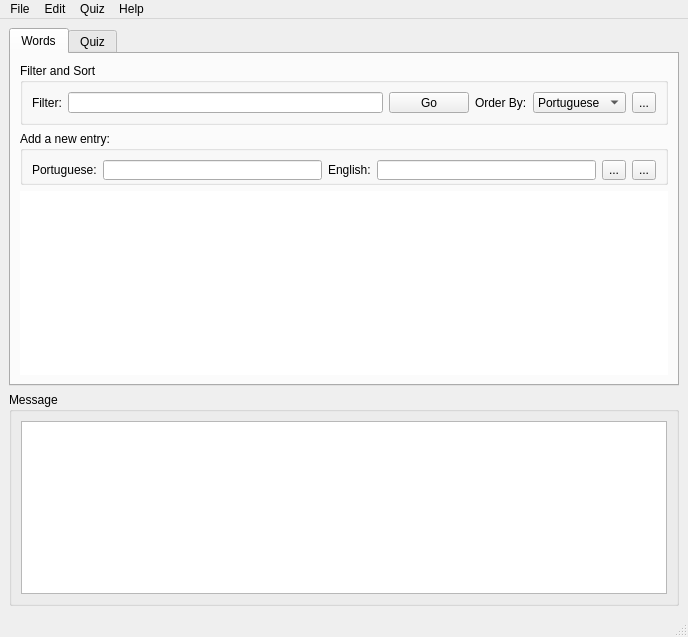
<ui version="4.0" >
 <author>Tim Sutton</author>
 <comment></comment>
 <exportmacro></exportmacro>
 <class>ZinoBase</class>
 <widget class="QMainWindow" name="ZinoBase" >
  <property name="geometry" >
   <rect>
    <x>0</x>
    <y>0</y>
    <width>688</width>
    <height>637</height>
   </rect>
  </property>
  <property name="windowTitle" >
   <string>Zino</string>
  </property>
  <property name="windowIcon" >
   <iconset>resources/zino48.png</iconset>
  </property>
  <widget class="QWidget" name="centralwidget" >
   <layout class="QGridLayout" >
    <property name="margin" >
     <number>9</number>
    </property>
    <property name="spacing" >
     <number>6</number>
    </property>
    <item row="0" column="0" >
     <widget class="QTabWidget" name="tabQuiz" >
      <property name="currentIndex" >
       <number>0</number>
      </property>
      <widget class="QWidget" name="tabWords" >
       <attribute name="title" >
        <string>Words</string>
       </attribute>
       <layout class="QGridLayout" >
        <property name="margin" >
         <number>9</number>
        </property>
        <property name="spacing" >
         <number>6</number>
        </property>
        <item row="0" column="0" >
         <widget class="QGroupBox" name="grpFiltering" >
          <property name="title" >
           <string>Filter and Sort</string>
          </property>
          <layout class="QGridLayout" >
           <property name="margin" >
            <number>9</number>
           </property>
           <property name="spacing" >
            <number>6</number>
           </property>
           <item row="0" column="4" >
            <widget class="QComboBox" name="cboSortOrder" >
             <property name="minimumSize" >
              <size>
               <width>0</width>
               <height>20</height>
              </size>
             </property>
             <item>
              <property name="text" >
               <string>Portuguese</string>
              </property>
             </item>
             <item>
              <property name="text" >
               <string>English</string>
              </property>
             </item>
            </widget>
           </item>
           <item row="0" column="1" >
            <widget class="QLineEdit" name="leFilter" >
             <property name="minimumSize" >
              <size>
               <width>0</width>
               <height>20</height>
              </size>
             </property>
            </widget>
           </item>
           <item row="0" column="0" >
            <widget class="QLabel" name="lblFilter" >
             <property name="minimumSize" >
              <size>
               <width>0</width>
               <height>20</height>
              </size>
             </property>
             <property name="text" >
              <string>Filter:</string>
             </property>
             <property name="buddy" >
              <cstring>leFilter</cstring>
             </property>
            </widget>
           </item>
           <item row="0" column="3" >
            <widget class="QLabel" name="labelOrder" >
             <property name="minimumSize" >
              <size>
               <width>0</width>
               <height>20</height>
              </size>
             </property>
             <property name="text" >
              <string>Order By:</string>
             </property>
             <property name="buddy" >
              <cstring>cboSortOrder</cstring>
             </property>
            </widget>
           </item>
           <item row="0" column="2" >
            <widget class="QPushButton" name="pbnFilter" >
             <property name="minimumSize" >
              <size>
               <width>0</width>
               <height>20</height>
              </size>
             </property>
             <property name="maximumSize" >
              <size>
               <width>100</width>
               <height>16777215</height>
              </size>
             </property>
             <property name="text" >
              <string>Go</string>
             </property>
            </widget>
           </item>
           <item row="0" column="5" >
            <widget class="QToolButton" name="toolAdd" >
             <property name="text" >
              <string>...</string>
             </property>
             <property name="icon" >
              <iconset resource="resources/resources.qrc" >:/edit_add.png</iconset>
             </property>
            </widget>
           </item>
          </layout>
         </widget>
        </item>
        <item row="2" column="0" >
         <widget class="QTableView" name="tvDb" >
          <property name="frameShape" >
           <enum>QFrame::NoFrame</enum>
          </property>
          <property name="editTriggers" >
           <set>QAbstractItemView::AnyKeyPressed|QAbstractItemView::DoubleClicked|QAbstractItemView::EditKeyPressed|QAbstractItemView::NoEditTriggers</set>
          </property>
          <property name="alternatingRowColors" >
           <bool>true</bool>
          </property>
          <property name="showGrid" >
           <bool>false</bool>
          </property>
         </widget>
        </item>
        <item row="1" column="0" >
         <widget class="QGroupBox" name="grpAddEntry" >
          <property name="minimumSize" >
           <size>
            <width>16</width>
            <height>50</height>
           </size>
          </property>
          <property name="title" >
           <string>Add a new entry:</string>
          </property>
          <layout class="QGridLayout" >
           <property name="margin" >
            <number>9</number>
           </property>
           <property name="spacing" >
            <number>6</number>
           </property>
           <item row="0" column="1" >
            <widget class="QLineEdit" name="leWord" >
             <property name="minimumSize" >
              <size>
               <width>0</width>
               <height>20</height>
              </size>
             </property>
            </widget>
           </item>
           <item row="0" column="0" >
            <widget class="QLabel" name="lblWord" >
             <property name="minimumSize" >
              <size>
               <width>0</width>
               <height>20</height>
              </size>
             </property>
             <property name="text" >
              <string>Portuguese:</string>
             </property>
             <property name="buddy" >
              <cstring>leWord</cstring>
             </property>
            </widget>
           </item>
           <item row="0" column="4" >
            <widget class="QToolButton" name="toolInsert" >
             <property name="minimumSize" >
              <size>
               <width>0</width>
               <height>20</height>
              </size>
             </property>
             <property name="text" >
              <string>...</string>
             </property>
             <property name="icon" >
              <iconset resource="resources/resources.qrc" >:/edit_add.png</iconset>
             </property>
            </widget>
           </item>
           <item row="0" column="3" >
            <widget class="QLineEdit" name="leTranslation" >
             <property name="minimumSize" >
              <size>
               <width>0</width>
               <height>20</height>
              </size>
             </property>
            </widget>
           </item>
           <item row="0" column="2" >
            <widget class="QLabel" name="lblTranslation" >
             <property name="minimumSize" >
              <size>
               <width>0</width>
               <height>20</height>
              </size>
             </property>
             <property name="text" >
              <string>English:</string>
             </property>
             <property name="buddy" >
              <cstring>leTranslation</cstring>
             </property>
            </widget>
           </item>
           <item row="0" column="5" >
            <widget class="QToolButton" name="toolCancelAdd" >
             <property name="minimumSize" >
              <size>
               <width>0</width>
               <height>20</height>
              </size>
             </property>
             <property name="text" >
              <string>...</string>
             </property>
             <property name="icon" >
              <iconset resource="resources/resources.qrc" >:/button_cancel.png</iconset>
             </property>
            </widget>
           </item>
          </layout>
         </widget>
        </item>
       </layout>
      </widget>
      <widget class="QWidget" name="tabQuiz" >
       <attribute name="title" >
        <string>Quiz</string>
       </attribute>
       <layout class="QGridLayout" >
        <property name="margin" >
         <number>9</number>
        </property>
        <property name="spacing" >
         <number>6</number>
        </property>
        <item row="0" column="0" colspan="3" >
         <widget class="QFrame" name="frameQuestion" >
          <property name="frameShape" >
           <enum>QFrame::NoFrame</enum>
          </property>
          <property name="frameShadow" >
           <enum>QFrame::Plain</enum>
          </property>
         </widget>
        </item>
       </layout>
      </widget>
     </widget>
    </item>
    <item row="1" column="0" >
     <widget class="QGroupBox" name="grpMessage" >
      <property name="title" >
       <string>Message</string>
      </property>
      <layout class="QGridLayout" >
       <property name="margin" >
        <number>9</number>
       </property>
       <property name="spacing" >
        <number>6</number>
       </property>
       <item row="0" column="0" >
        <widget class="QTextBrowser" name="tbNotice" >
         <property name="maximumSize" >
          <size>
           <width>16777215</width>
           <height>16777215</height>
          </size>
         </property>
        </widget>
       </item>
      </layout>
     </widget>
    </item>
   </layout>
  </widget>
  <widget class="QMenuBar" name="menubar" >
   <property name="geometry" >
    <rect>
     <x>0</x>
     <y>0</y>
     <width>688</width>
     <height>22</height>
    </rect>
   </property>
   <widget class="QMenu" name="menuEdit" >
    <property name="title" >
     <string>Edit</string>
    </property>
   </widget>
   <widget class="QMenu" name="menuFile" >
    <property name="title" >
     <string>File</string>
    </property>
    <addaction name="actionPrint" />
    <addaction name="actionQuit" />
   </widget>
   <widget class="QMenu" name="menuHelp" >
    <property name="title" >
     <string>Help</string>
    </property>
    <addaction name="actionAbout" />
   </widget>
   <widget class="QMenu" name="menuQuizz" >
    <property name="title" >
     <string>Quiz</string>
    </property>
    <addaction name="actionStartQuiz" />
    <addaction name="actionStopQuiz" />
    <addaction name="actionResetQuizScore" />
   </widget>
   <widget class="QMenu" name="menuEdit_2" >
    <property name="title" >
     <string>Edit</string>
    </property>
    <addaction name="actionNew" />
    <addaction name="actionRemove" />
   </widget>
   <addaction name="menuFile" />
   <addaction name="menuEdit_2" />
   <addaction name="menuQuizz" />
   <addaction name="menuHelp" />
  </widget>
  <widget class="QStatusBar" name="statusbar" />
  <action name="actionQuit" >
   <property name="text" >
    <string>Quit</string>
   </property>
  </action>
  <action name="actionPrint" >
   <property name="text" >
    <string>&amp;Print</string>
   </property>
   <property name="shortcut" >
    <string/>
   </property>
  </action>
  <action name="actionStartQuiz" >
   <property name="text" >
    <string>Start</string>
   </property>
  </action>
  <action name="actionStopQuiz" >
   <property name="text" >
    <string>Stop</string>
   </property>
  </action>
  <action name="actionResetQuizScore" >
   <property name="text" >
    <string>Reset Score</string>
   </property>
  </action>
  <action name="actionNew" >
   <property name="text" >
    <string>&amp;New</string>
   </property>
   <property name="iconText" >
    <string>New</string>
   </property>
   <property name="toolTip" >
    <string>Add a new word and translation</string>
   </property>
   <property name="shortcut" >
    <string/>
   </property>
  </action>
  <action name="actionRemove" >
   <property name="text" >
    <string>&amp;Remove</string>
   </property>
   <property name="iconText" >
    <string>Remove</string>
   </property>
   <property name="shortcut" >
    <string/>
   </property>
  </action>
  <action name="actionAbout" >
   <property name="text" >
    <string>About</string>
   </property>
  </action>
 </widget>
 <pixmapfunction></pixmapfunction>
 <tabstops>
  <tabstop>leFilter</tabstop>
  <tabstop>pbnFilter</tabstop>
  <tabstop>cboSortOrder</tabstop>
  <tabstop>leWord</tabstop>
  <tabstop>leTranslation</tabstop>
  <tabstop>toolInsert</tabstop>
  <tabstop>tvDb</tabstop>
  <tabstop>tbNotice</tabstop>
  <tabstop>tabQuiz</tabstop>
 </tabstops>
 <resources>
  <include location="resources/resources.qrc" />
 </resources>
 <connections>
  <connection>
   <sender>leFilter</sender>
   <signal>returnPressed()</signal>
   <receiver>pbnFilter</receiver>
   <slot>click()</slot>
   <hints>
    <hint type="sourcelabel" >
     <x>187</x>
     <y>112</y>
    </hint>
    <hint type="destinationlabel" >
     <x>471</x>
     <y>112</y>
    </hint>
   </hints>
  </connection>
  <connection>
   <sender>leTranslation</sender>
   <signal>returnPressed()</signal>
   <receiver>toolInsert</receiver>
   <slot>click()</slot>
   <hints>
    <hint type="sourcelabel" >
     <x>485</x>
     <y>179</y>
    </hint>
    <hint type="destinationlabel" >
     <x>632</x>
     <y>174</y>
    </hint>
   </hints>
  </connection>
  <connection>
   <sender>leWord</sender>
   <signal>returnPressed()</signal>
   <receiver>leTranslation</receiver>
   <slot>setFocus()</slot>
   <hints>
    <hint type="sourcelabel" >
     <x>278</x>
     <y>179</y>
    </hint>
    <hint type="destinationlabel" >
     <x>405</x>
     <y>173</y>
    </hint>
   </hints>
  </connection>
 </connections>
</ui>
